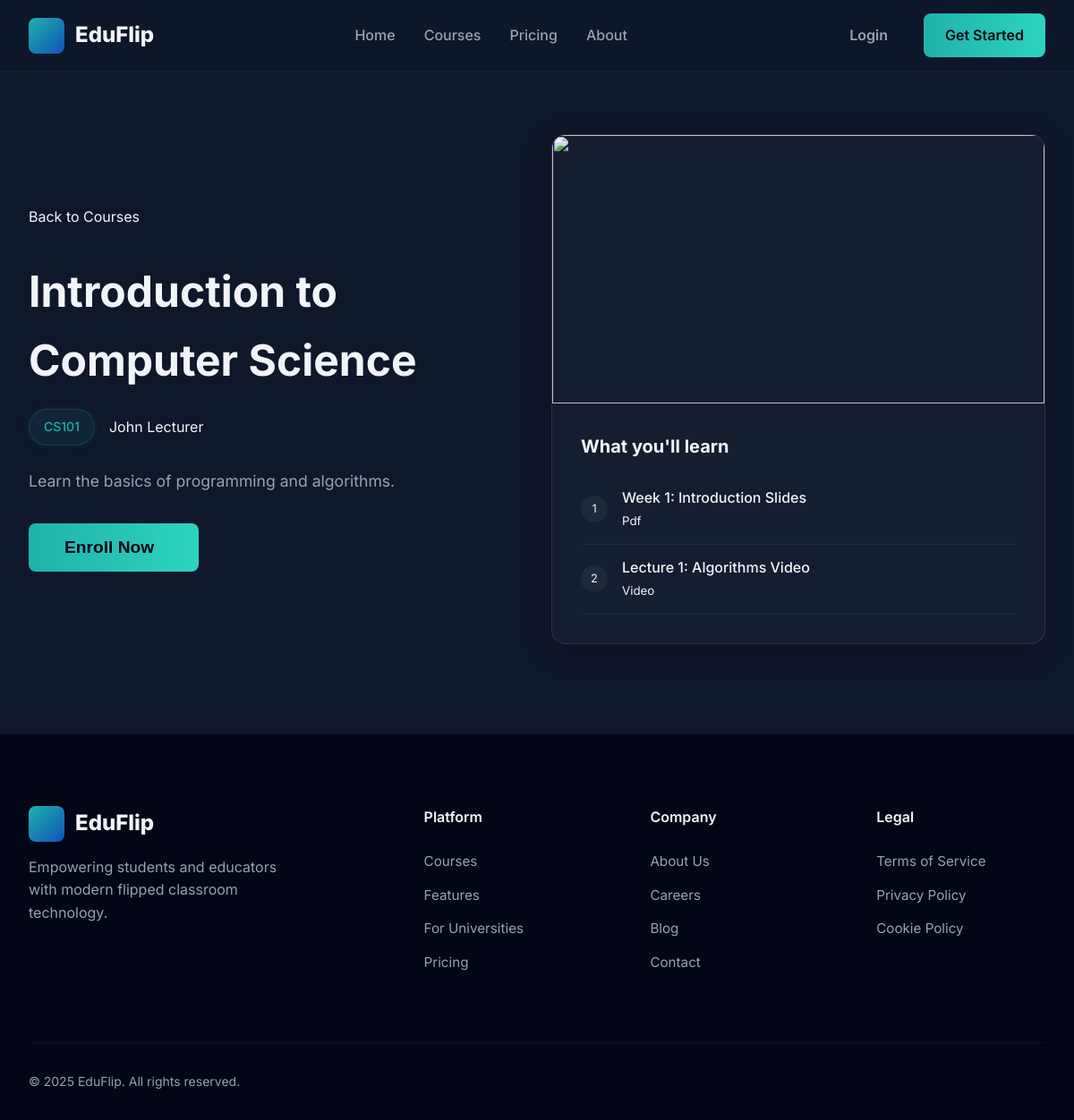
The app's page /web/public/courses/detail.php?id=1, older data.
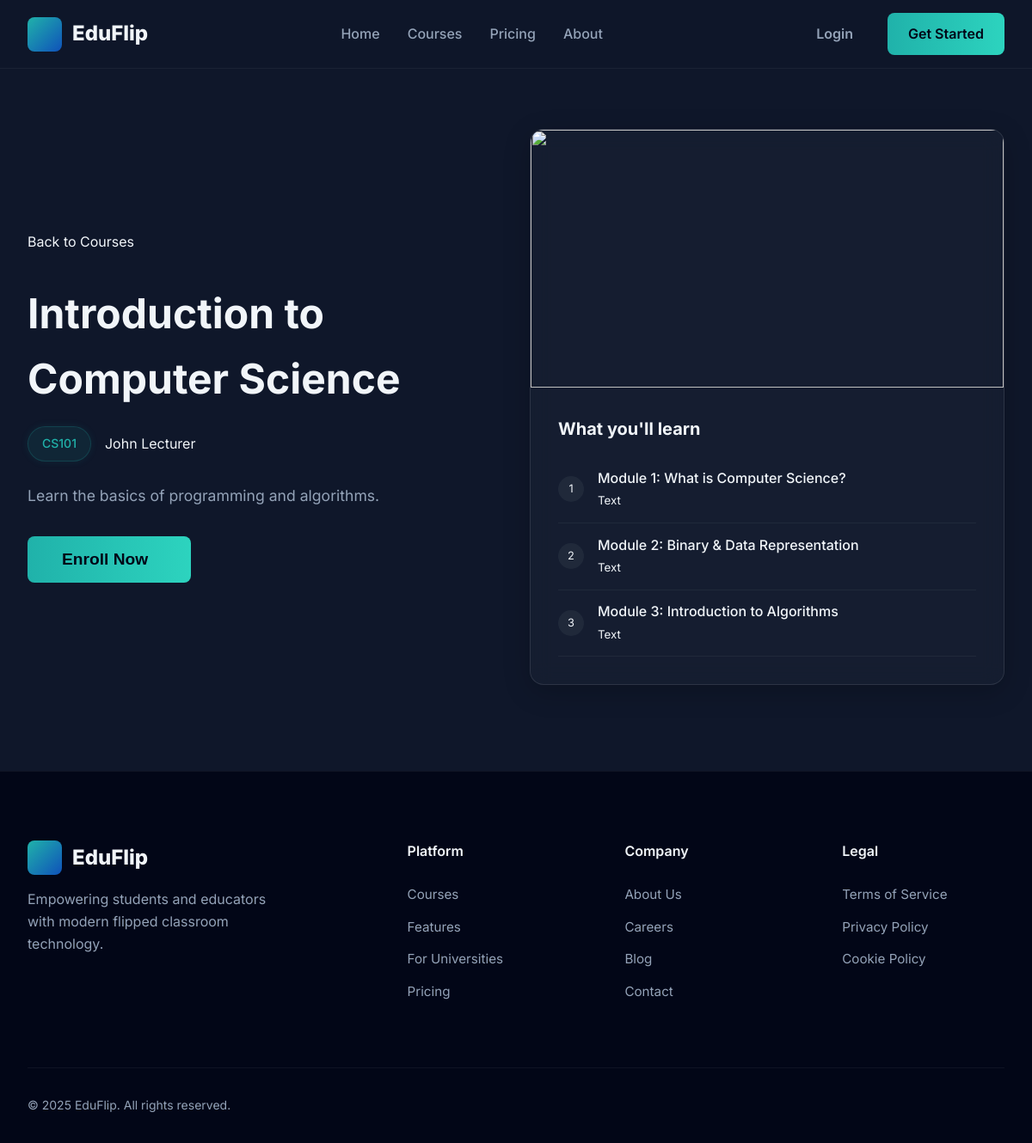
The same page, newer data.
### tables this page shows
CREATE TABLE `materials` (
  `id` int NOT NULL AUTO_INCREMENT,
  `course_id` int NOT NULL,
  `title` varchar(255) NOT NULL,
  `description` text,
  `file_path` varchar(500) DEFAULT NULL,
  `file_type` enum('pdf','video','slide','text','url') NOT NULL,
  `file_size` int DEFAULT NULL,
  `order_sequence` int DEFAULT '0',
  `prerequisite_material_id` int DEFAULT NULL,
  `requires_quiz_pass` tinyint(1) DEFAULT '0',
  `minimum_quiz_score` int DEFAULT '70',
  `uploaded_by` int NOT NULL,
  `status` enum('draft','published') DEFAULT 'published',
  `created_at` timestamp NULL DEFAULT CURRENT_TIMESTAMP,
  `updated_at` timestamp NULL DEFAULT CURRENT_TIMESTAMP ON UPDATE CURRENT_TIMESTAMP,
  PRIMARY KEY (`id`),
  KEY `prerequisite_material_id` (`prerequisite_material_id`),
  KEY `uploaded_by` (`uploaded_by`),
  KEY `idx_course` (`course_id`),
  KEY `idx_order` (`order_sequence`),
  CONSTRAINT `materials_ibfk_1` FOREIGN KEY (`course_id`) REFERENCES `courses` (`id`) ON DELETE CASCADE,
  CONSTRAINT `materials_ibfk_2` FOREIGN KEY (`prerequisite_material_id`) REFERENCES `materials` (`id`) ON DELETE SET NULL,
  CONSTRAINT `materials_ibfk_3` FOREIGN KEY (`uploaded_by`) REFERENCES `users` (`id`)
);

### web/includes/courses.php (called while the page is built, shortened)
<?php
require_once 'config.php';
function getCourseById($id) {
    global $pdo;
    $stmt = $pdo->prepare("SELECT c.*, u.full_name as instructor_name
                          FROM courses c
                          JOIN users u ON c.created_by = u.id
                          WHERE c.id = ?");
    $stmt->execute([$id]);
    return $stmt->fetch(PDO::FETCH_ASSOC);
}
function getCourseMaterials($course_id) {
    global $pdo;
    $stmt = $pdo->prepare("SELECT * FROM materials WHERE course_id = ? ORDER BY order_sequence ASC");
    $stmt->execute([$course_id]);
    return $stmt->fetchAll(PDO::FETCH_ASSOC);
}
?>

### web/includes/auth.php (called while the page is built, shortened)
<?php
function isLoggedIn() {
    return isset($_SESSION['user_id']);
}
?>

### web/public/courses/detail.php (the view, shortened to what this page needs)
<?php
require_once '../../includes/auth.php';
require_once '../../includes/courses.php';
$course_id = $_GET['id'] ?? 0;
$course = getCourseById($course_id);
$materials = getCourseMaterials($course_id);
$is_enrolled = isLoggedIn() ? isEnrolled($_SESSION['user_id'], $course_id) : false;
?>
<?php
include '../../includes/header.php';
?>
<section class="section" style="padding-top: 150px; background: linear-gradient(to bottom, rgba(15, 23, 42, 0.9), var(--bg-dark));">
    <div class="container grid grid-cols-2 gap-4 items-center">
        <div class="reveal-element">
            <a href="index.php" class="text-muted" style="margin-bottom: 2rem; display: inline-block;"><i class="ri-arrow-left-line"></i> Back to Courses</a>
            <h1 style="font-size: 3rem; margin-bottom: 1rem;"><?php echo htmlspecialchars($course['course_name']); ?></h1>
            <div class="flex items-center gap-2 text-muted" style="margin-bottom: 1.5rem;">
                <span class="badge" style="margin: 0;"><?php echo htmlspecialchars($course['course_code']); ?></span>
                <span><i class="ri-user-line"></i> <?php echo htmlspecialchars($course['instructor_name']); ?></span>
            </div>
            <p style="font-size: 1.1rem; line-height: 1.8; color: var(--text-muted); margin-bottom: 2rem;">
                <?php echo nl2br(htmlspecialchars($course['description'])); ?>
            </p>
            <form method="POST">
                <?php if ($is_enrolled): ?>
                    <a href="#" class="btn btn-primary" style="background: var(--success); cursor: default;">Enrolled <i class="ri-check-line"></i></a>
                    <a href="../student/learn.php?course_id=<?php echo $course['id']; ?>" class="btn btn-outline">Go to Class <i class="ri-arrow-right-line"></i></a>
                <?php else: ?>
                    <button type="submit" name="enroll" class="btn btn-primary animate-pulse-glow" style="padding: 1rem 2.5rem; font-size: 1.2rem;">Enroll Now <i class="ri-login-box-line" style="margin-left: 10px;"></i></button>
                <?php endif; ?>
            </form>
        </div>
        <div class="reveal-element">
             <div class="card" style="padding: 0; overflow: hidden; border: 1px solid rgba(255,255,255,0.1);">
                <img src="https://images.unsplash.com/photo-1516321318423-f06f85e504b3?auto=format&fit=crop&q=80&w=600" style="width: 100%; height: 300px; object-fit: cover;">
                <div style="padding: 2rem;">
                    <h3 style="margin-bottom: 1rem;">What you'll learn</h3>
                    <ul style="list-style: none; padding: 0;">
                        <?php if (empty($materials)): ?>
                            <li class="text-muted"><i>No materials uploaded yet.</i></li>
                        <?php else: ?>
                            <?php foreach ($materials as $index => $material): ?>
                                <li style="padding: 0.8rem 0; border-bottom: 1px solid rgba(255,255,255,0.05); display: flex; align-items: center; gap: 1rem;">
                                    <div style="width: 30px; height: 30px; background: rgba(255,255,255,0.05); border-radius: 50%; display: flex; align-items: center; justify-content: center; font-size: 0.8rem;">
                                        <?php echo $index + 1; ?>
                                    </div>
                                    <div style="flex: 1;">
                                        <div style="font-weight: 500;"><?php echo htmlspecialchars($material['title']); ?></div>
                                        <small class="text-muted"><?php echo ucfirst($material['file_type']); ?></small>
                                    </div>
                                </li>
                            <?php endforeach; ?>
                        <?php endif; ?>
                    </ul>
                </div>
            </div>
        </div>
    </div>
</section>
<?php include '../../includes/footer.php'; ?>

Row changes from the older to the newer data that the page shows:
removed materials: title "Week 1: Introduction Slides", file_type "Pdf"
removed materials: title "Lecture 1: Algorithms Video", file_type "Video"
added materials: title "Module 1: What is Computer Science?", file_type "Text"
added materials: title "Module 2: Binary & Data Representation", file_type "Text"
added materials: title "Module 3: Introduction to Algorithms", file_type "Text"
